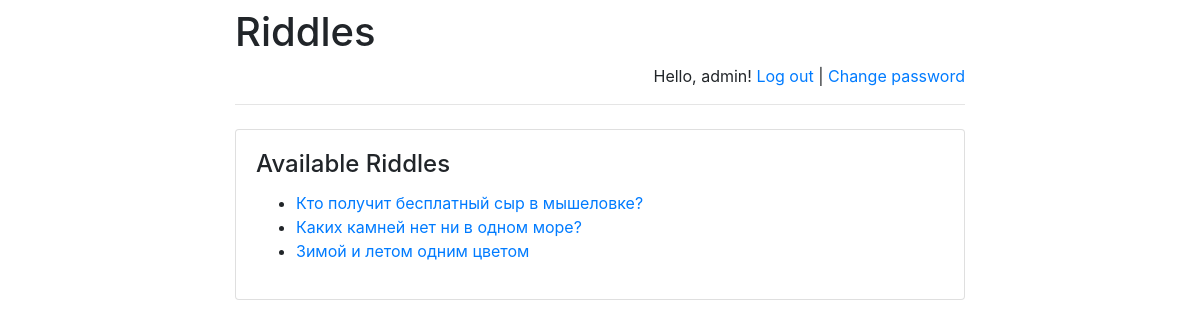
Page /riddles/ (signed in) on the committed database.
### riddles/models.py (models this page shows)
class Riddle(models.Model):
    riddle_text = models.CharField(max_length=255)
    pub_date = models.DateTimeField('date published')

### riddles/views.py (the view)
# urls.py: path(r'', views.index, name='index'),
def index(request):
    message = None
    if "message" in request.GET:
        message = request.GET["message"]
    return render(
        request,
        "index.html",
        {
            "latest_riddles":
                Riddle.objects.order_by('-pub_date')[:5],
            "message": message
        }
    )

### templates/index.html (shortened to what this page needs)
{% extends 'base.html' %}
{% block main %}
    <h4 class="card-title">Available Riddles</h4>
    {% if latest_riddles %}
        <ul>
            {% for riddle in latest_riddles %}
                <li>
                    <a href="/riddles/{{ riddle.id }}/">
                        {{ riddle.riddle_text }}
                    </a>
                </li>
            {% endfor %}
        </ul>
    {% else %}
        <p>No riddles are available right now.</p>
    {% endif %}
{% endblock %}

### templates/base.html (shortened to what this page needs)
<!doctype html>
<html lang="en">
<head>
    <link rel="stylesheet"
href="https://stackpath.bootstrapcdn.com/bootstrap/4.1.3/css/bootstrap.min.css">
</head>
<body>
<div class="container">
    <div class="row justify-content-center">
        <div class="col-8">
            <h1 class="mt-2">Riddles</h1>
            {% if user.is_authenticated %}
                <p class="text-right">
                    Hello, {{ user.username }}!
                    <a href="/riddles/logout">Log out</a> |
                    <a href="/riddles/password-change">
                        Change password
                    </a>
                </p>
            {% else %}
                <p class="text-right">
                    <a href="/riddles/login">Log in</a> |
                    <a href="/riddles/register">Register</a>
                </p>
            {% endif %}
            <hr class="mt-0 mb-4">
            <div class="card">
                <div class="card-body">
                    {% block main %}
                    {% endblock %}
                </div>
            </div>
        </div>
    </div>
</div>
</body>
</html>

### rows in the picture
Riddle: riddle_text "Кто получит бесплатный сыр в мышеловке?"
Riddle: riddle_text "Каких камней нет ни в одном море?"
Riddle: riddle_text "Зимой и летом одним цветом"

### other values in the picture
{{ user.username }} "admin"
